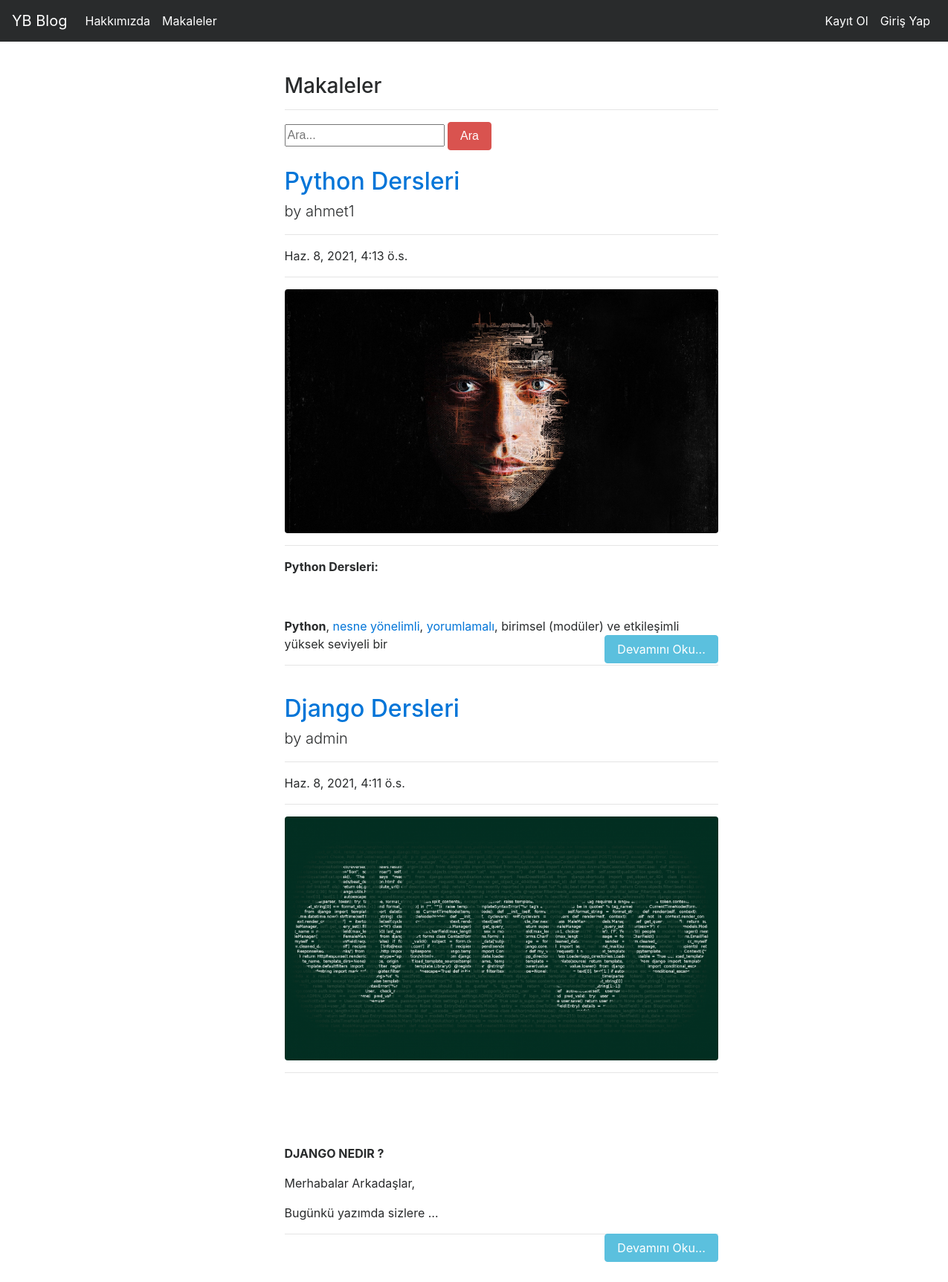
The app's page /articles/ with its own data.
### article/models.py (models this page shows, shortened)
class Article(models.Model):
    author = models.ForeignKey("auth.User",on_delete = models.CASCADE,verbose_name="Yazar")
    title = models.CharField(max_length = 50,verbose_name="Başlık")
    content = RichTextField()
    created_date = models.DateTimeField(auto_now_add=True,verbose_name="Oluşturulma Tarihi")
    article_image = models.FileField(blank=True,null=True,verbose_name="Makaleye Fotoğraf Ekleyin")
    class Meta:
        ordering = ['-created_date']

### article/views.py (the view)
# urls.py: path('',views.articles,name = "articles" ),
def articles(request):
    keyword = request.GET.get("keyword")
    if keyword:
        articles = Article.objects.filter(title__contains = keyword)
        return render(request,"all_articles.html",{"articles":articles})
    all_articles = Article.objects.all()
    return render(request,"all_articles.html",{"articles":all_articles})

### templates/all_articles.html (shortened to what this page needs)
{% extends "layout.html" %}
{% block body %}
<div class="row">
    <div class="col-md-10 offset-md-3">
        <div class="col-lg-8">
            <h3>Makaleler</h3>
            <hr>
        </div>
    </div>
</div>
<div class="row">
    <div class="col-md-10 offset-md-3">
        <div class="col-lg-8">
            <form>
            <input type="text" name = "keyword" class="input-sm" maxlength="64" placeholder="Ara...">
            <button type="submit" class="btn btn-danger">Ara</button>
            </form>
        </div>
    </div>
</div>
{% if articles %}
    {% for article in articles %}
    <div class="row">
        <div class="col-md-10 offset-md-3">
            <div class="col-lg-8">
                <a href="{% url 'article:detail' article.id %}"><h2 class="mt-4">{{article.title}}</h2></a>
                <p class="lead">
                by
                {{article.author.username}}
                </p>
                <hr>
                <p>{{article.created_date}}</p>
                <hr>
                <a href="{% url 'article:detail' article.id %}">
                    {% if article.article_image %}
                    <img class="img-fluid rounded" src="{{article.article_image.url}}" alt="">
                    {% endif %}
                </a>
                <hr>
                <p>{{article.content|safe| truncatewords:20}}</p>
                <a style="float:right;" href="{% url 'article:detail' article.id %}"class = "btn btn-info">Devamını Oku...</a>
                <hr>
            </div>
        </div>
    </div>
    {% endfor %}
{% endif %}
{% endblock body %}

### templates/layout.html (shortened to what this page needs)
<!DOCTYPE html>
{% load static %}
<html lang="en">
<head>
    <link rel="stylesheet" href="{% static 'css/bootstrap.min.css' %}">
</head>
<body>
    {% include "includes/navbar.html" %}
    <div class="container" style="margin-top:100px;margin-bottom:100px;"" >
        {% block body %}
        {% endblock  %}
    </div>
</body>
</html>

### templates/includes/navbar.html (shortened to what this page needs)
<nav class="navbar navbar-toggleable-md navbar-inverse fixed-top bg-inverse">
    <a class="navbar-brand" href="{% url 'index' %}">YB Blog</a>
    <div class="collapse navbar-collapse" id="navbarCollapse">
      <ul class="navbar-nav mr-auto">
        <li class="nav-item active">
          <a class="nav-link" href="{% url 'about' %}">Hakkımızda</a>
        </li>
        <li class="nav-item active">
            <a class="nav-link" href="{% url 'article:articles' %}">Makaleler</a>
        </li>
      </ul>
      <ul class="navbar-nav ml-auto">
      {% if request.user.is_authenticated %}
        <li class="nav-item active">
          <a class="nav-link" href="{% url 'article:dashboard' %}">Kontrol Paneli</a>
        </li>
        <li class="nav-item active">
          <a class="nav-link" href="{% url 'user:register' %}">Kayıt Ol</a>
        </li>
        <li class="nav-item active">
          <a class="nav-link" href="{% url 'user:logout' %}">Çıkış Yap,   <b> {{request.user.username}}</b> </a>
        </li>
      {% else %}
        <li class="nav-item active">
            <a class="nav-link" href="{% url 'user:register' %}">Kayıt Ol</a>
        </li>
        <li class="nav-item active">
            <a class="nav-link" href="{% url 'user:login' %}">Giriş Yap</a>
        </li>
      </ul>
      {% endif %}
    </div>
</nav>

### records on screen
Article: title "Python Dersleri", author.username "ahmet1", created_date "Haz. 8, 2021, 4:13 ö.s.", article_image (picture), content "Python Dersleri: Python , nesne yönelimli , yorumlamalı , birimsel (modüler) ve etkileşimli yüksek seviyeli bir"
Article: title "Django Dersleri", author.username "admin", created_date "Haz. 8, 2021, 4:11 ö.s.", article_image (picture), content "DJANGO NEDIR ? Merhabalar Arkadaşlar, Bugünkü yazımda sizlere …"
